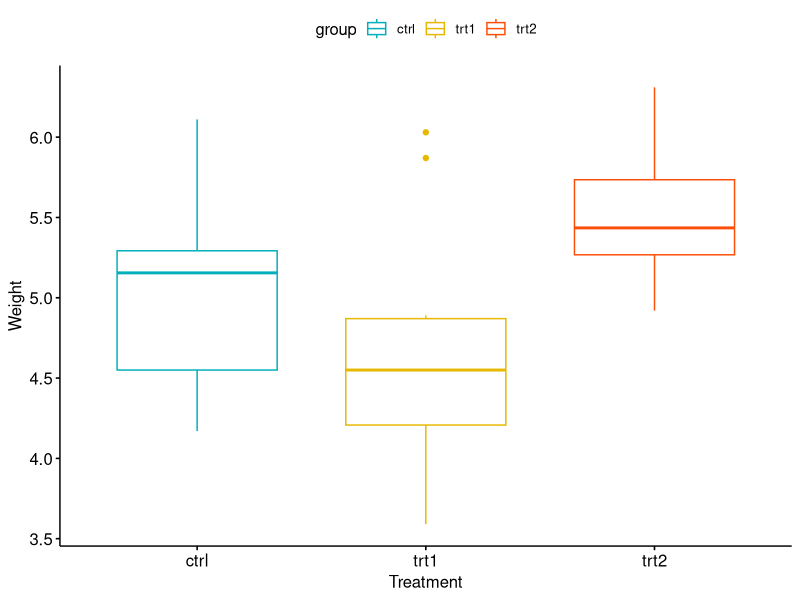
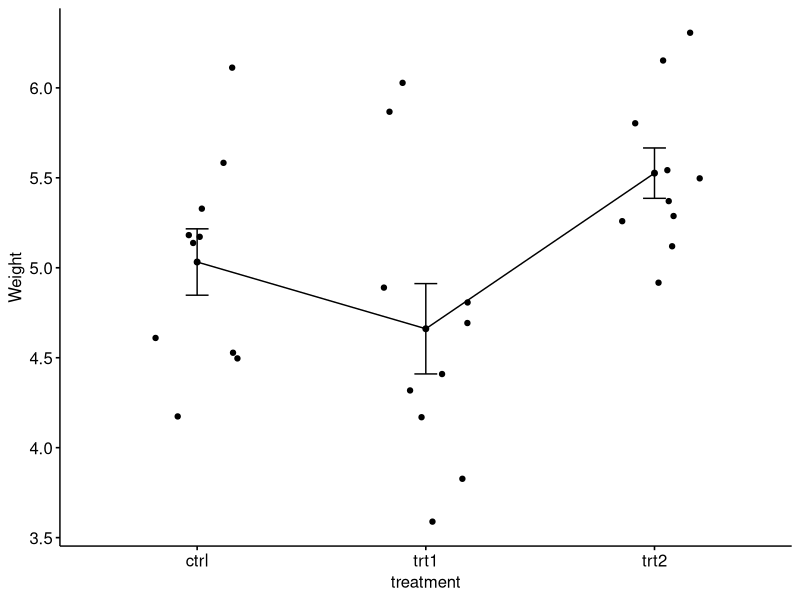
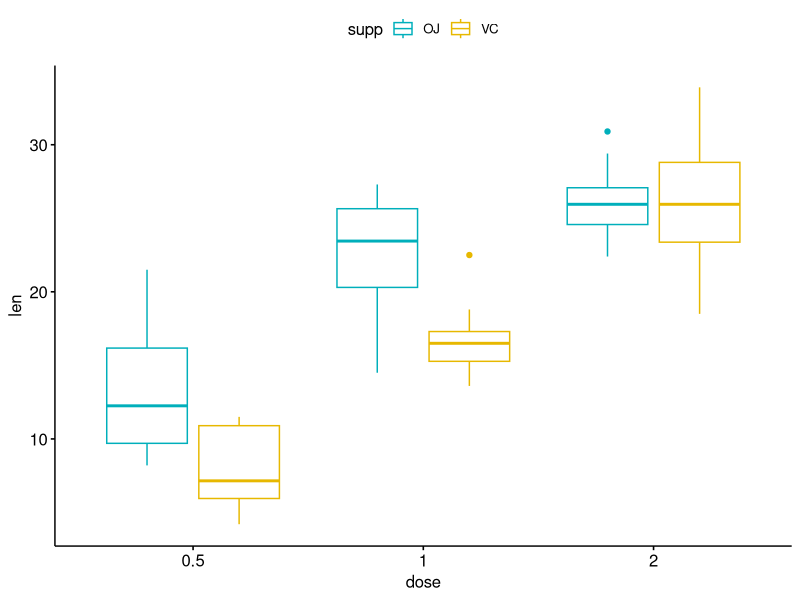
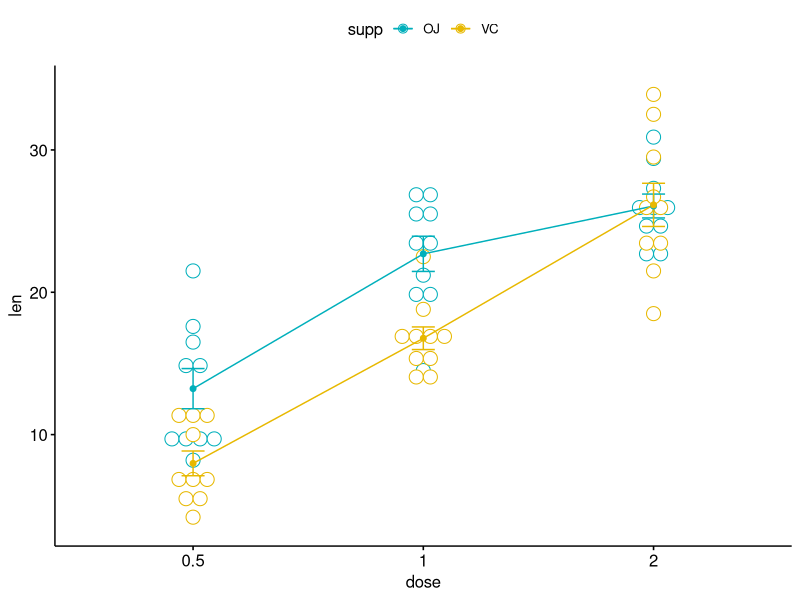
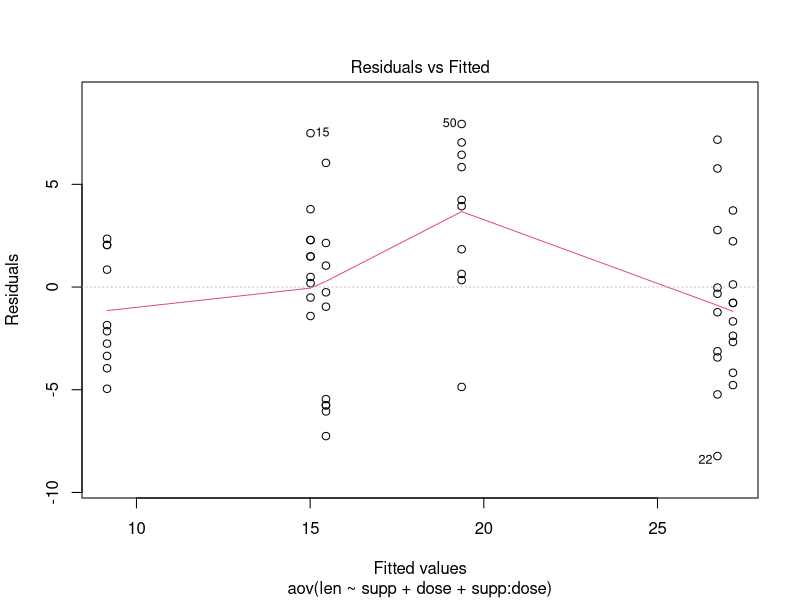
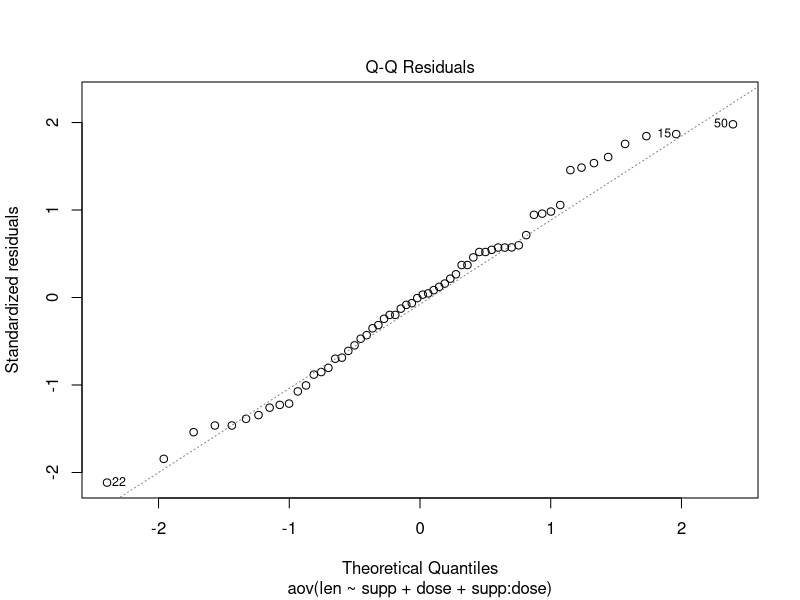

Recreate these plots in R, in order.
## ---- chunk 1
knitr::opts_chunk$set(echo = TRUE)
## ---- chunk 2
anova <- PlantGrowth
head(anova, 10)
summary(anova)
## ---- chunk 3
library(dplyr)
group_by(anova, group) %>%
  summarise(
    count = n(),
    mean = mean(weight, na.rm = TRUE),
    sd = sd(weight, na.rm = TRUE)
  )
## ---- chunk 4
library(ggpubr)
#I'll also shameless admit that the 6 digit color codes are copies, who has time to fish out those colors anyway? 
ggboxplot(anova, x = "group", y = "weight",
          color = "group", palette = c("#00AFBB", "#E7B800", "#FC4E07"),
          order = c("ctrl", "trt1", "trt2"),
          ylab = "Weight", xlab = "Treatment")
## ---- chunk 5
ggline(anova, x = "group", y = "weight",
       add = c("mean_se", "jitter"),
       order = c("ctrl", "trt1", "trt2"),
       ylab = "Weight", xlab = "treatment")
## ---- chunk 6
anova_done <- aov(weight ~ group, data = anova)
summary(anova_done)
## ---- chunk 7
twoway <- ToothGrowth
head(twoway, 10)
str(twoway)
## ---- chunk 8
library("ggpubr")
ggboxplot(twoway, x = "dose", y = "len", color = "supp",
          palette = c("#00AFBB", "#E7B800"))
## ---- chunk 9
ggline(twoway, x = "dose", y = "len", color = "supp",
       add = c("mean_se", "dotplot"),
       palette = c("#00AFBB", "#E7B800"))
## ---- chunk 10
anova2 <- aov(len ~ supp + dose, data = twoway)
summary(anova2)
## ---- chunk 11
anova2_int <- aov(len ~ supp + dose + supp:dose, data = twoway)
summary(anova2_int)
## ---- chunk 12
plot(anova2_int,1)
## ---- chunk 13
library(car)
leveneTest(len~supp, data = twoway, center=median)
## ---- chunk 14
plot(anova2_int, 2)
## ---- chunk 15
iris <- iris
head(iris, 10)
## ---- chunk 16
sepl <- iris$Sepal.Length
petl <- iris$Petal.Length
manova <- manova(cbind(Sepal.Length, Petal.Length) ~ Species, data = iris)
summary (manova)
## ---- chunk 17
summary.aov(manova)
## ---- chunk 18
input <- mtcars[,c("am", "mpg", "hp")]
head(input, 10)
## ---- chunk 19
result <- aov(mpg~hp*am, data = input)
print(summary(result))
## ---- chunk 20
result1 <- aov(mpg~hp+am, data = input)
print(summary(result1))
## ---- chunk 21
comparison <- anova(result, result1)
comparison
